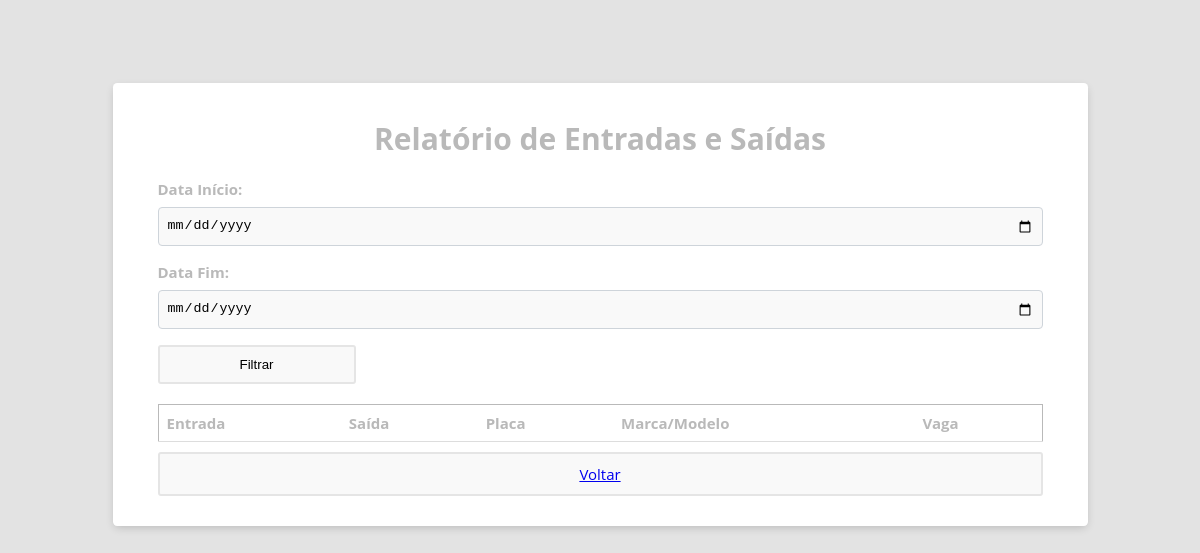
Page /relatorio_entradas_saidas on the earlier database version.
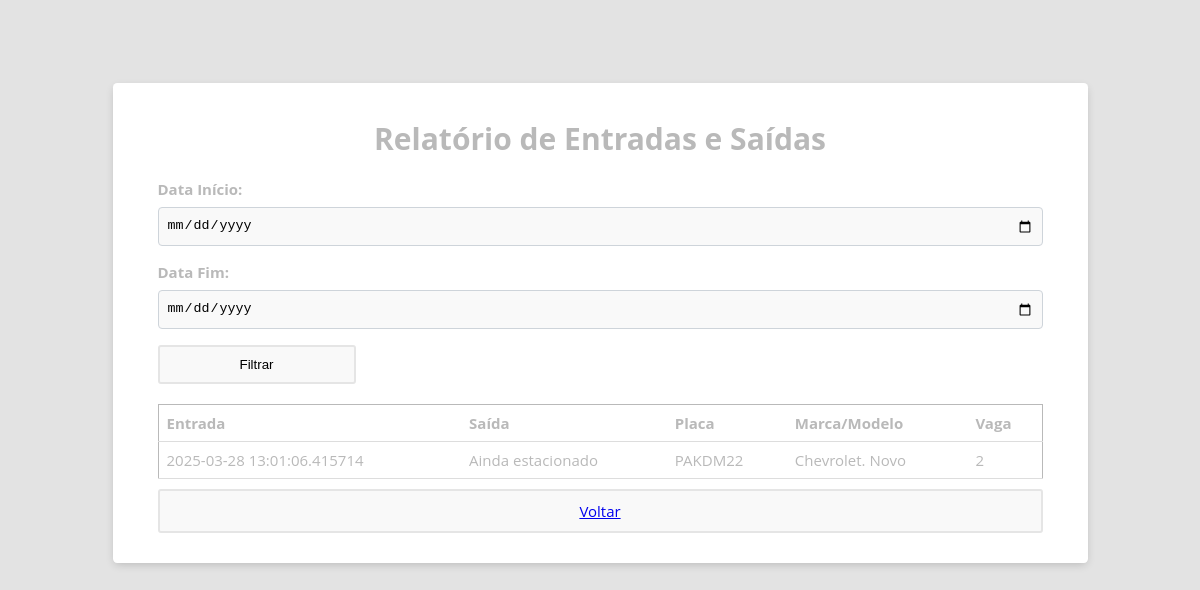
Same page on the later database version.
### tables this page shows
CREATE TABLE historico (
            id INTEGER PRIMARY KEY AUTOINCREMENT,
            carro_id INTEGER NOT NULL,
            vaga_id INTEGER NOT NULL,
            entrada DATETIME NOT NULL,
            saida DATETIME,
            FOREIGN KEY (carro_id) REFERENCES carro(id),
            FOREIGN KEY (vaga_id) REFERENCES vaga(id)
        );

CREATE TABLE carro (
            id INTEGER PRIMARY KEY AUTOINCREMENT,
            placa TEXT NOT NULL UNIQUE,
            marca TEXT NOT NULL,
            modelo TEXT NOT NULL,
            ano INTEGER NOT NULL,
            vaga_id INTEGER,
            FOREIGN KEY (vaga_id) REFERENCES vaga(id)
        );

CREATE TABLE vaga (
            id INTEGER PRIMARY KEY AUTOINCREMENT,
            numero INTEGER NOT NULL UNIQUE,
            status TEXT NOT NULL DEFAULT 'disponível',
            carro_id INTEGER,
            FOREIGN KEY (carro_id) REFERENCES carro(id)
        );

### app.py (the view)
@app.route('/relatorio_entradas_saidas')
def relatorio_entradas_saidas():
    data_inicio = request.args.get('data_inicio')
    data_fim = request.args.get('data_fim')
    try:
        conectar = conectar_db()
        cursor = conectar.cursor()
        query = """
            SELECT h.entrada, h.saida, c.placa, c.marca, c.modelo, v.numero
            FROM historico h
            JOIN carro c ON h.carro_id = c.id
            JOIN vaga v ON h.vaga_id = v.id
        """
        params = []
        if data_inicio and data_fim:
            query += " WHERE h.entrada BETWEEN ? AND ?"
            params.extend([data_inicio, data_fim])
        query += " ORDER BY h.entrada DESC"
        cursor.execute(query, params)
        registros = cursor.fetchall()
        return render_template('relatorio_entradas_saidas.html',
                            registros=registros,
                            data_inicio=data_inicio,
                            data_fim=data_fim)
    except Exception as e:
        flash(f'Erro ao gerar relatório: {str(e)}', 'error')
        return redirect(url_for('relatorios'))
    finally:
        conectar.close()

### app.py (called while the page is built)
def conectar_db():
    return sqlite3.connect('crud.db')

### templates/relatorio_entradas_saidas.html (shortened to what this page needs)
<!DOCTYPE html>
<html lang="pt-br">
<head>
    <link rel="stylesheet" href="/static/css/styles.css">
    <link rel="stylesheet" href="https://cdnjs.cloudflare.com/ajax/libs/font-awesome/6.4.2/css/all.min.css">
</head>
<body>
    <div class="container">
        <div class="title">
            <h1>Relatório de Entradas e Saídas</h1>
        </div>
        <div class="row">
            <form action="/relatorio_entradas_saidas" method="get">
                <div class="input-group">
                    <label for="data_inicio">Data Início:</label>
                    <input type="date" name="data_inicio" id="data_inicio" value="{{ data_inicio }}">
                </div>
                <div class="input-group">
                    <label for="data_fim">Data Fim:</label>
                    <input type="date" name="data_fim" id="data_fim" value="{{ data_fim }}">
                </div>
                <button type="submit" class="btn-option">Filtrar</button>
            </form>
        </div>
        <div class="row">
            <table>
                <thead>
                    <tr>
                        <th>Entrada</th>
                        <th>Saída</th>
                        <th>Placa</th>
                        <th>Marca/Modelo</th>
                        <th>Vaga</th>
                    </tr>
                </thead>
                <tbody>
                    {% for registro in registros %}
                    <tr>
                        <td>{{ registro[0] }}</td>
                        <td>{{ registro[1] if registro[1] else 'Ainda estacionado' }}</td>
                        <td>{{ registro[2] }}</td>
                        <td>{{ registro[3] }} {{ registro[4] }}</td>
                        <td>{{ registro[5] }}</td>
                    </tr>
                    {% endfor %}
                </tbody>
            </table>
        </div>
        <div class="row">
            <a href="/relatorios" class="btn-option">Voltar</a>
        </div>
    </div>
</body>
</html>

### static/css/styles.css (style rules this page uses)
*, *:before, *:after { box-sizing: border-box; }
body { padding: 5em; font-family: "Open Sans", "Helvetica Neue", Helvetica, Arial, sans-serif; font-size: 15px; color: #b9b9b9; background-color: #e3e3e3; }
h1 { align-items: center; justify-content: center; display: flex; }
input, select option, select { width: 100%; padding: 1em; line-height: 1.4; background-color: #f9f9f9; border: 1px solid #e5e5e5; border-radius: 3px; -webkit-transition: 0.35s ease-in-out; -moz-transition: 0.35s ease-in-out; -o-transition: 0.35s ease-in-out; transition: 0.35s ease-in-out; transition: all 0.35s ease-in-out; }
.input-group { margin-bottom: 1em; zoom: 1; }
.input-group:before, .input-group:after { content: ""; display: table; }
.input-group:after { clear: both; }
.container { max-width: 65em; padding: 1em 3em 2em 3em; margin: 0em auto; background-color: #fff; border-radius: 4.2px; box-shadow: 0px 3px 10px -2px rgba(0, 0, 0, 0.2); }
.row { zoom: 1; }
.row:before, .row:after { content: ""; display: table; }
.row:after { clear: both; }
.btn-option { padding: 10px 80px; background-color: #f9f9f9; border: 2px solid #e5e5e5; border-radius: 3px; cursor: pointer; transition: background-color 0.3s ease-in-out, color 0.3s ease-in-out; display: flex; align-items: center; justify-content: center; }
table { border-collapse: collapse; border: 1px solid; width: 100%; margin-top: 20px; text-align: left; }
.btn-option { margin-top: 10px; }
th { padding: 20px; }
td, th { padding: 8px; text-align: left; border-bottom: 1px solid #ddd; }
form .input-group { margin-bottom: 1rem; }
form .input-group label { display: block; margin-bottom: 0.5rem; font-weight: bold; }
form .input-group input[type="date"], form .input-group select { width: 100%; padding: 0.5rem; border: 1px solid #ced4da; border-radius: 4px; }

Differences in the rows shown:
added historico: entrada "2025-03-28 13:01:06.415714", registro "Ainda estacionado", placa "PAKDM22", marca "Chevrolet.", modelo "Novo", numero "2"
